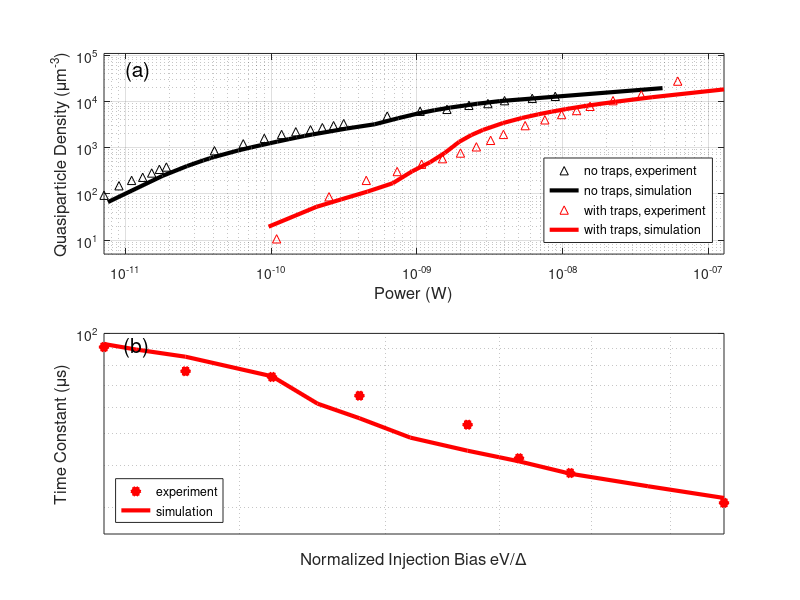

This chart was generated by the following MATLAB code: (Note: this script raises an error after producing the figure.)
scrsz = get(0, 'ScreenSize');
h = figure('Position', [.15, .0, .75, .9] * scrsz(4));

subplot(2, 1, 1)

load('SimNoTrap')
load('SimTrap')

nqp_no_tr(V_no_tr < 1) = [];
P_no_tr(V_no_tr < 1) = [];
nqp_tr(V_tr < 1) = [];
P_tr(V_tr < 1) = [];

hold on
plot(P_no_tr, nqp_no_tr, 'k^', P_sim_no_tr, nqp_sim_no_tr, 'k-',...
    'MarkerSize', 6, 'LineWidth', 3, 'MarkerFaceColor', 'k')
plot(P_tr, nqp_tr, 'r^', P_sim_tr, nqp_sim_tr, 'r-',...
    'MarkerSize', 6, 'LineWidth', 3, 'MarkerFaceColor', 'r')
hold off
set(gca, 'xscale', 'Log', 'yscale', 'Log')
xlabel('Power (W)', 'FontSize', 12)
ylabel('Quasiparticle Density (\mu{m}^{-3})', 'FontSize', 12)
legend({'no traps, experiment', 'no traps, simulation',...
    'with traps, experiment', 'with traps, simulation'},...
    'Location', 'SouthEast')
text(1e-11, 4.5e4, '(a)', 'FontSize', 15)
grid on
axis tight
set(gca, 'box', 'on')
ylim([5, 1.1e5])

subplot(2, 1, 2)

load('SimNIS24062016.mat')

[V, indices] = sort(V);
tau_p = tau_p(indices);

hold on
plot(E_p_n, tau_p_n, 'rh', 'MarkerSize', 6, 'LineWidth', 3,...
    'MarkerFaceColor', 'r')
plot(V, tau_p, 'r-', 'LineWidth', 3)
set(gca, 'xscale', 'Log', 'yscale', 'Log')
hold off
xlabel('Normalized Injection Bias eV/\Delta', 'FontSize', 12)
ylabel('Time Constant (\mu{s})', 'FontSize', 12)
text(2.39, 91, '(b)', 'FontSize', 15)
legend({'experiment', 'simulation'}, 'Location', 'SouthWest')
axis tight
grid on
set(gca, 'box', 'on')
ylim([25, 100])

savePDF(h, 'Figure4.pdf')